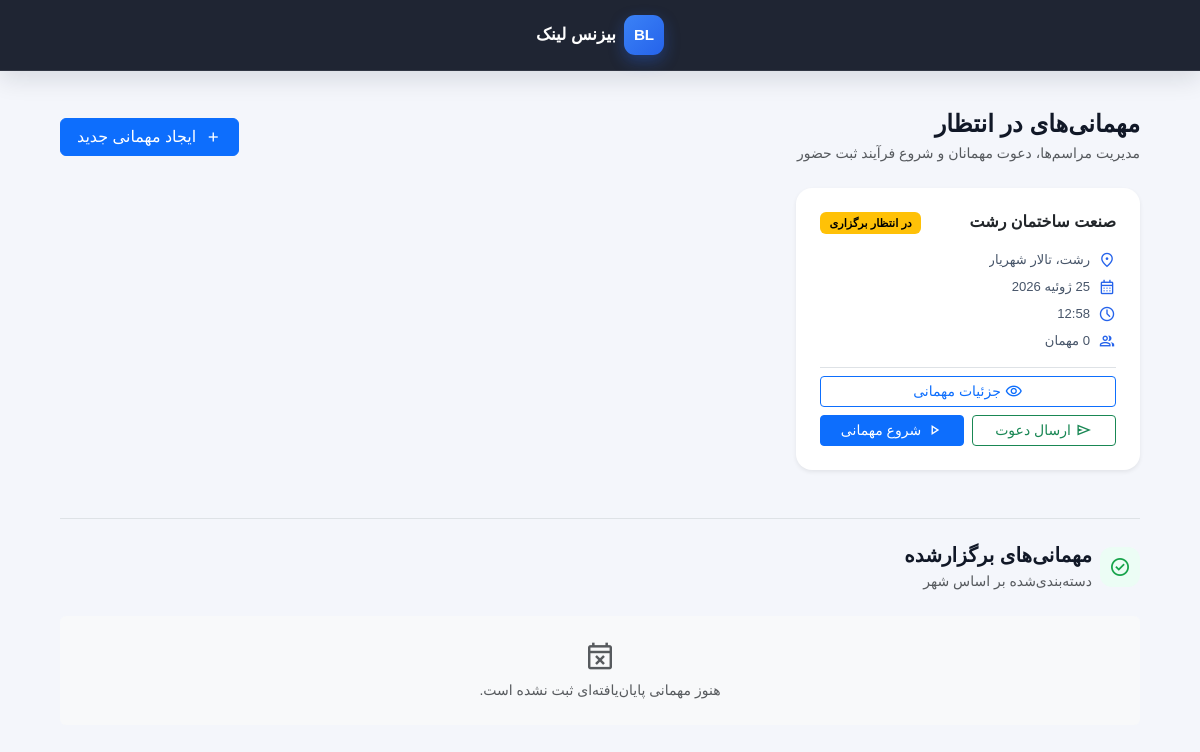
Page /events/ (signed in) on the earlier database version.
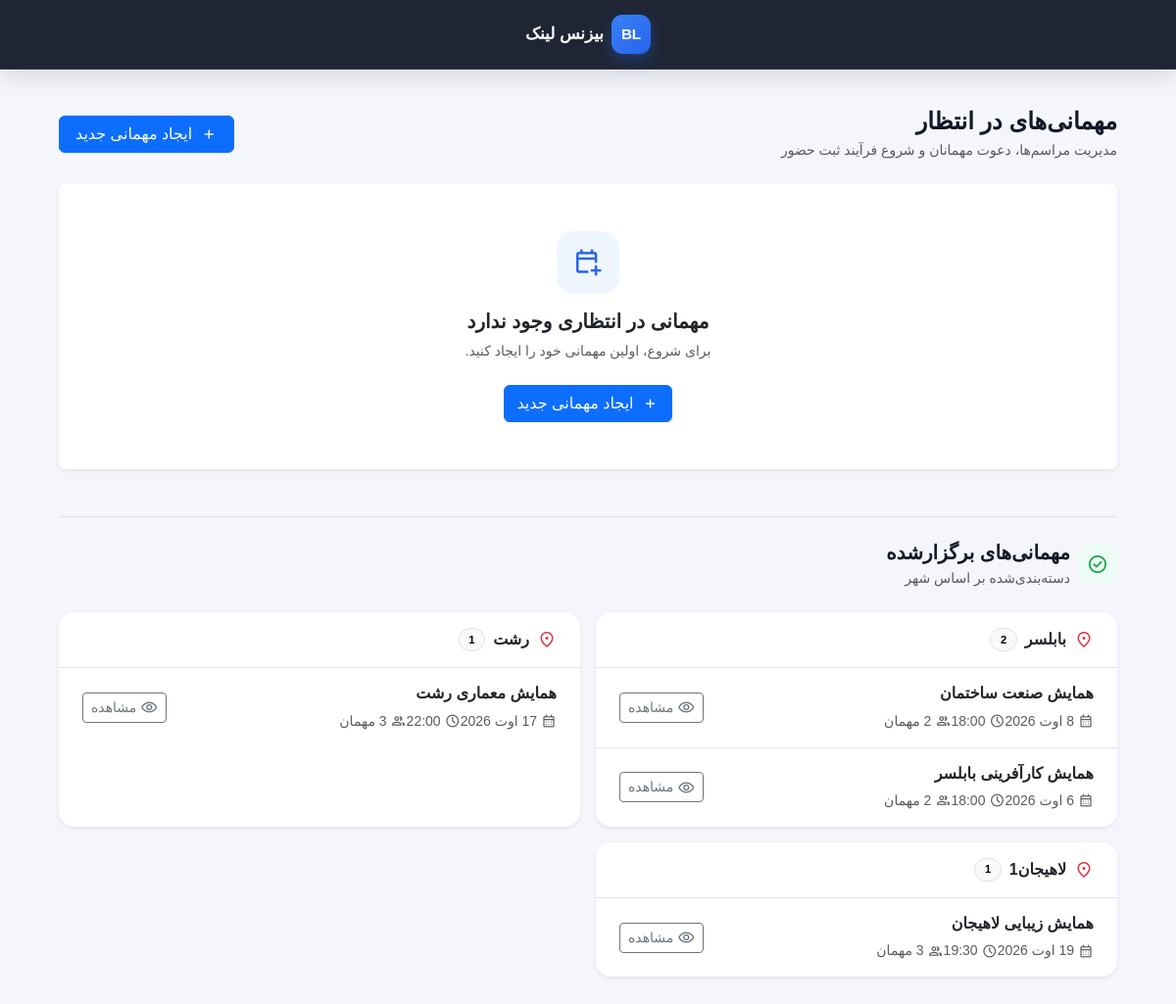
Same page on the later database version.
### core/models.py (models this page shows, shortened)
class Event(models.Model):
    STATUS_PENDING = "pending"
    STATUS_ACTIVE = "active"
    STATUS_COMPLETED = "completed"
    STATUS_CHOICES = [
        (STATUS_PENDING, "در انتظار برگزاری"),
        (STATUS_ACTIVE, "در حال برگزاری"),
        (STATUS_COMPLETED, "پایان یافته"),
    ]
    name = models.CharField(max_length=200, verbose_name="نام مهمانی")
    city = models.CharField(max_length=100, db_index=True, verbose_name="شهر")
    venue_name = models.CharField(max_length=200, verbose_name="نام مکان برگزاری")
    event_date = models.DateField(db_index=True, verbose_name="تاریخ برگزاری")
    event_time = models.TimeField(verbose_name="ساعت شروع")
    status = models.CharField(
        max_length=20,
        choices=STATUS_CHOICES,
        default=STATUS_PENDING,
        db_index=True,
        verbose_name="وضعیت مهمانی"
    )
    invitation_text = models.TextField(
        blank=True,
        default="",
        verbose_name="متن پیام دعوت"
    )
    thank_you_text = models.TextField(
        blank=True,
        default="",
        verbose_name="متن تشکر از حضور"
    )
    missed_you_text = models.TextField(
        blank=True,
        default="",
        verbose_name="متن عدم حضور"
    )
    started_at = models.DateTimeField(blank=True, null=True, verbose_name="زمان شروع واقعی")
    completed_at = models.DateTimeField(blank=True, null=True, verbose_name="زمان پایان")
    created_at = models.DateTimeField(auto_now_add=True)
    class Meta:
        verbose_name = "مهمانی"
        verbose_name_plural = "مهمانی‌ها"
        ordering = ["-event_date", "-event_time"]

### core/views.py (the view)
# urls.py: path('events/', views.EventListView.as_view(), name='event_list'),
class EventListView(LoginRequiredMixin, ListView):
    login_url = "/admin/login/"
    model = Event
    template_name = "core/event_list.html"
    context_object_name = "events"
    paginate_by = 12
    def get_queryset(self):
        return (
            Event.objects
            .filter(
                Q(status=Event.STATUS_PENDING) |
                Q(status=Event.STATUS_ACTIVE)
            )
            .prefetch_related("guests")
            .annotate(guests_total=Count("guests", distinct=True))
            .order_by(
                Case(
                    When(status=Event.STATUS_ACTIVE, then=Value(0)),
                    When(status=Event.STATUS_PENDING, then=Value(1)),
                    default=Value(2),
                    output_field=IntegerField(),
                ),
                "-event_date",
                "-event_time",
            )
        )
    def get_context_data(self, **kwargs):
        context = super().get_context_data(**kwargs)
        now = timezone.now()
        for event in context.get("events", []):
            event.upcoming_hint = ""
            if event.status != Event.STATUS_PENDING:
                continue
            event_start_at = get_event_start_at(event)
            if not event_start_at:
                continue
            delta = event_start_at - now
            if delta.total_seconds() <= 0:
                continue
            if delta <= timedelta(hours=24):
                event.upcoming_hint = "این مراسم کمتر از 24 ساعت دیگر برگزار می‌شود."
            elif delta <= timedelta(hours=48):
                hours_left = int(delta.total_seconds() // 3600)
                event.upcoming_hint = f"این مراسم حدود {hours_left} ساعت دیگر برگزار می‌شود."
        completed_events = (
            Event.objects
            .filter(status=Event.STATUS_COMPLETED)
            .prefetch_related("guests")
            .annotate(guests_total=Count("guests", distinct=True))
            .order_by("city", "-event_date", "-event_time")
        )
        city_groups = defaultdict(list)
        for event in completed_events:
            city_name = event.city or "بدون شهر"
            city_groups[city_name].append(event)
        context["completed_events_by_city"] = dict(city_groups)
        return context

### core/views.py (called while the page is built)
def get_event_start_at(event):
    if not event.event_date or not event.event_time:
        return None
    naive_start = datetime.combine(event.event_date, event.event_time)
    return timezone.make_aware(naive_start, timezone.get_current_timezone())

### templates/core/event_list.html (shortened to what the changed rows need)
{% extends 'core/base.html' %}
{% load jalali_tags %}
{% block content %}
<div class="container py-3 py-md-4 event-list-page">
    <section class="d-flex flex-column flex-sm-row justify-content-between align-items-sm-center gap-3 mb-4">
        <div>
            <h2 class="h4 h3-md mb-1 fw-bold">مهمانی‌های در انتظار</h2>
        </div>
    </section>
    {% if events %}
        <div class="row g-3 g-lg-4">
            {% for event in events %}
                <div class="col-12 col-md-6 col-xl-4">
                    <article class="card event-card h-100 border-0 shadow-sm">
                        <div class="card-body d-flex flex-column p-3 p-lg-4">
                            <div class="d-flex justify-content-between align-items-start gap-2 mb-3">
                                <h3 class="h6 fw-bold mb-0 text-truncate" title="{{ event.name }}">
                                    {{ event.name }}
                                </h3>
                                <span class="badge flex-shrink-0
                                    {% if event.status == 'pending' %}text-bg-warning
                                    {% elif event.status == 'active' %}text-bg-success
                                    {% else %}text-bg-secondary{% endif %}">
                                    {{ event.get_status_display }}
                                </span>
                            </div>
                            <div class="event-card__details mb-3">
                                <div class="event-card__detail">
                                    <span class="material-symbols-outlined">location_on</span>
                                    <span class="text-truncate">
                                        {{ event.city }}{% if event.venue_name %}، {{ event.venue_name }}{% endif %}
                                    </span>
                                </div>
                                <div class="event-card__detail">
                                    <span class="material-symbols-outlined">calendar_month</span>
                                    <span>{{ event.event_date|to_jalali:'%Y/%m/%d' }}</span>
                                </div>
                                <div class="event-card__detail">
                                    <span class="material-symbols-outlined">schedule</span>
                                    <span dir="ltr">{{ event.event_time|time:'H:i' }}</span>
                                </div>
                                <div class="event-card__detail">
                                    <span class="material-symbols-outlined">group</span>
                                    <span>{{ event.guests_total }} مهمان</span>
                                </div>
                            </div>
                            <div class="mt-auto pt-2 border-top">
                                <div class="d-grid gap-2">
                                    <a href="{% url 'event_detail' event.pk %}"
                                       class="btn btn-sm btn-outline-primary d-inline-flex align-items-center justify-content-center gap-1">
                                        <span class="material-symbols-outlined">visibility</span>
                                        جزئیات مهمانی
                                    </a>
                                    {% if event.status == 'pending' %}
                                        <div class="row g-2">
                                            <div class="col-12 col-sm-6">
                                                <form method="post" action="{% url 'send_invites' event.pk %}" class="h-100">
                                                    <button type="submit"
                                                            class="btn btn-sm btn-outline-success w-100 h-100 d-inline-flex align-items-center justify-content-center gap-1">
                                                        <span class="material-symbols-outlined">send</span>
                                                        ارسال دعوت
                                                    </button>
                                                </form>
                                            </div>
                                            <div class="col-12 col-sm-6">
                                                <form method="post" action="{% url 'start_event' event.pk %}" class="h-100">
                                                    <button type="submit"
                                                            class="btn btn-sm btn-primary w-100 h-100 d-inline-flex align-items-center justify-content-center gap-1">
                                                        <span class="material-symbols-outlined">play_arrow</span>
                                                        شروع مهمانی
                                                    </button>
                                                </form>
                                            </div>
                                        </div>
                                    {% elif event.status == 'active' %}
                                        <a href="{% url 'event_detail' event.pk %}"
                                           class="btn btn-sm btn-success d-inline-flex align-items-center justify-content-center gap-1">
                                            <span class="material-symbols-outlined">person_check</span>
                                            ثبت حضور مهمانان
                                        </a>
                                    {% endif %}
                                </div>
                            </div>
                        </div>
                    </article>
                </div>
            {% endfor %}
        </div>
    {% else %}
        <div class="card border-0 shadow-sm">
            <div class="card-body text-center py-5 px-3">
                <div class="empty-state-icon mb-3">
                    <span class="material-symbols-outlined">calendar_add_on</span>
                </div>
                <h3 class="h5 fw-bold">مهمانی در انتظاری وجود ندارد</h3>
                <p class="text-muted small mb-4">
                    برای شروع، اولین مهمانی خود را ایجاد کنید.
                </p>
                <a href="{% url 'add_event' %}"
                   class="btn btn-primary d-inline-flex align-items-center justify-content-center gap-2">
                    <span class="material-symbols-outlined">add</span>
                    ایجاد مهمانی جدید
                </a>
            </div>
        </div>
    {% endif %}
    <section class="completed-events-section mt-5 pt-4 border-top">
        <div class="d-flex align-items-center gap-2 mb-3 mb-md-4">
            <div>
                <h2 class="h5 mb-1 fw-bold">مهمانی‌های برگزارشده</h2>
            </div>
        </div>
        {% if completed_events_by_city %}
            <div class="row g-3">
                {% for city, city_events in completed_events_by_city.items %}
                    <div class="col-12 col-xl-6">
                        <div class="card h-100 border-0 shadow-sm completed-city-card">
                            <div class="card-header bg-transparent py-3 px-3 px-md-4">
                                <div class="d-flex align-items-center gap-2">
                                    <span class="material-symbols-outlined text-danger" style="font-size:20px;">location_on</span>
                                    <span class="fw-bold">{{ city|default:"شهر ثبت نشده" }}</span>
                                    <span class="badge rounded-pill text-bg-light border">
                                        {{ city_events|length }}
                                    </span>
                                </div>
                            </div>
                            <ul class="list-group list-group-flush">
                                {% for event in city_events %}
                                    <li class="list-group-item p-3 px-md-4">
                                        <div class="d-flex flex-column flex-sm-row justify-content-between align-items-sm-center gap-3">
                                            <div class="min-w-0">
                                                <h3 class="h6 fw-bold mb-2 text-truncate" title="{{ event.name }}">
                                                    {{ event.name }}
                                                </h3>
                                                <div class="d-flex flex-wrap gap-x-3 gap-y-1 text-muted small">
                                                    <span class="d-inline-flex align-items-center gap-1">
                                                        <span class="material-symbols-outlined" style="font-size:16px;">calendar_month</span>
                                                        {{ event.event_date|to_jalali:'%Y/%m/%d' }}
                                                    </span>
                                                    <span class="d-inline-flex align-items-center gap-1">
                                                        <span class="material-symbols-outlined" style="font-size:16px;">schedule</span>
                                                        <span dir="ltr">{{ event.event_time|time:'H:i' }}</span>
                                                    </span>
                                                    <span class="d-inline-flex align-items-center gap-1">
                                                        <span class="material-symbols-outlined" style="font-size:16px;">group</span>
                                                        {{ event.guests_total }} مهمان
                                                    </span>
                                                </div>
                                            </div>
                                            <a href="{% url 'event_detail' event.pk %}"
                                               class="btn btn-sm btn-outline-secondary flex-shrink-0 align-self-start align-self-sm-center d-inline-flex align-items-center gap-1">
                                                <span class="material-symbols-outlined">visibility</span>
                                                مشاهده
                                            </a>
                                        </div>
                                    </li>
                                {% endfor %}
                            </ul>
                        </div>
                    </div>
                {% endfor %}
            </div>
        {% else %}
            <div class="card border-0 bg-light">
                <div class="card-body text-center py-4 text-muted small">
                    <span class="material-symbols-outlined d-block mb-2" style="font-size:32px;">event_busy</span>
                    هنوز مهمانی پایان‌یافته‌ای ثبت نشده است.
                </div>
            </div>
        {% endif %}
    </section>
</div>
{% endblock %}

Differences in the rows shown:
removed Event: name "صنعت ساختمان رشت", status "در انتظار برگزاری", city "رشت", venue_name "تالار شهریار", event_date|to_jalali "25 ژوئیه 2026", event_time "12:58", shows "ارسال دعوت", shown under "مهمانی‌های در انتظار"
added Event: city "بابلسر", city_events "2", name "همایش صنعت ساختمان", event_date|to_jalali "8 اوت 2026", event_time "18:00"
added Event: name "همایش کارآفرینی بابلسر", event_date|to_jalali "6 اوت 2026", event_time "18:00", shown under "بابلسر"
added Event: city "رشت", city_events "1", name "همایش معماری رشت", event_date|to_jalali "17 اوت 2026", event_time "22:00"
added Event: city "لاهیجان1", city_events "1", name "همایش زیبایی لاهیجان", event_date|to_jalali "19 اوت 2026", event_time "19:30"
Other differences:
text no longer shown: "event_busy هنوز مهمانی پایان‌یافته‌ای ثبت نشده است."
text now shown: "مهمانی در انتظاری وجود ندارد برای شروع، اولین مهمانی خود را ایجاد کنید. ایجاد مهمانی جدید"
